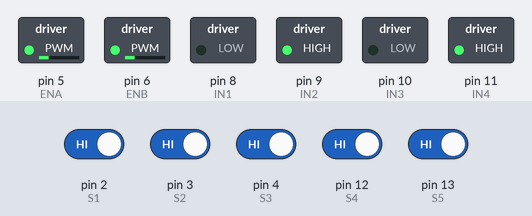
A sketch run on a simulated Arduino Uno, built with avr-gcc and run on an emulated ATmega328P. Parts: switched loads named in the sketch (green lamp = pin HIGH). Inputs (shaded band) come from the test bench; at power-on: pin 2 (S1), pin 3 (S2), pin 4 (S3), pin 12 (S4), pin 13 (S5) HIGH.

Above: at 6.2 s.
6.3 s: pin 2 (S1) driven LOW
At 6.9 s:
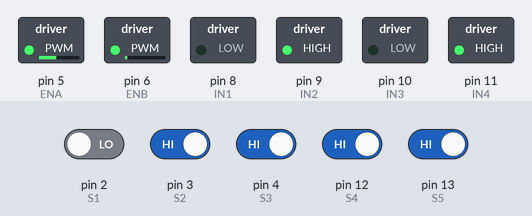
7.9 s: pin 12 (S4) driven LOW
At 8.7 s:
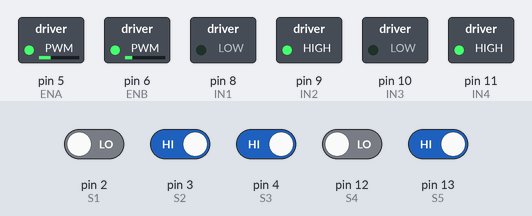
9.4 s: pin 2 (S1) driven HIGH
At 9.9 s:
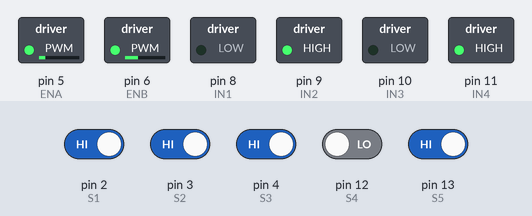
10.9 s: pin 3 (S2) driven LOW
At 12.1 s:
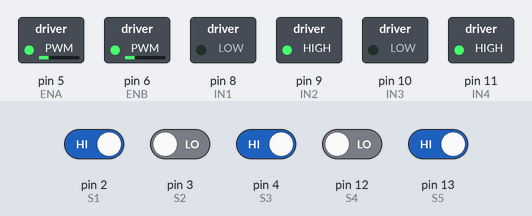
12.4 s: pin 13 (S5) driven LOW
At 13.4 s:
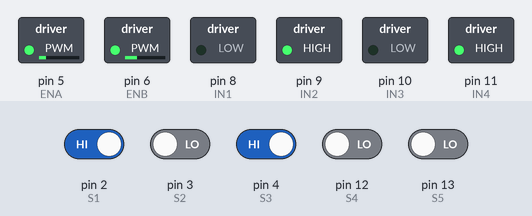
13.9 s: pin 4 (S3) driven LOW
At 14.6 s:
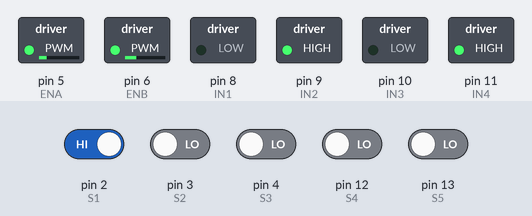
Timing chart, 0 to 16.4 s (numbered marks = the images above; inputs shaded):
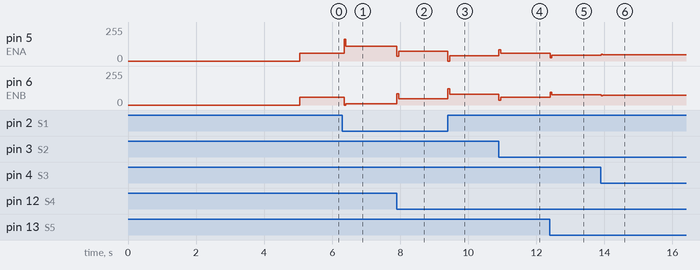

The sketch:

Not_following_robot_1.ino
```cpp
// Motor pins
#define ENA 5
#define IN1 8
#define IN2 9
#define ENB 6
#define IN3 10
#define IN4 11


// Sensor pins
#define S1 2
#define S2 3
#define S3 4
#define S4 12
#define S5 13

int baseSpeed = 60;
int minSpeed = 0;
int maxSpeed = 255;

float Kp = 7;
float Ki = 0.001;
float Kd = 0.4;

float integralLimit = 30.0;

float lastError = 0;
float integral = 0;

unsigned long lastTime = 0;
unsigned long samplingRate = 50; // ms

void setup() {
  pinMode(ENA, OUTPUT);
  pinMode(IN1, OUTPUT);
  pinMode(IN2, OUTPUT);
  pinMode(ENB, OUTPUT);
  pinMode(IN3, OUTPUT);
  pinMode(IN4, OUTPUT);

  pinMode(S1, INPUT);
  pinMode(S2, INPUT);
  pinMode(S3, INPUT);
  pinMode(S4, INPUT);
  pinMode(S5, INPUT);

  digitalWrite(IN1, LOW);
  digitalWrite(IN2, HIGH);
  digitalWrite(IN3, LOW);
  digitalWrite(IN4, HIGH);

  delay(5000);
  lastTime = millis();
}

float getError() {
  int activeCount = 0;
  float weightedSum = 0;

  if (digitalRead(S5) == LOW) { weightedSum += -7; activeCount++; }
  if (digitalRead(S4) == LOW) { weightedSum += -3; activeCount++; }
  if (digitalRead(S3) == LOW) { weightedSum +=  0; activeCount++; }
  if (digitalRead(S2) == LOW) { weightedSum +=  3; activeCount++; }
  if (digitalRead(S1) == LOW) { weightedSum +=  7; activeCount++; }

  return (activeCount > 0) ? (weightedSum / activeCount) : lastError;
}

float PID(float error, float dt) {
  integral += error * dt;
  integral = constrain(integral, -integralLimit, integralLimit);
  float derivative = (error - lastError) / dt;

  return (Kp * error) + (Ki * integral) + (Kd * derivative);
}

void loop() {
  unsigned long currentTime = millis();

  if (currentTime - lastTime < samplingRate) {
    return;
  }

  float dt = (currentTime - lastTime) / 1000.0;
  float error = getError();
  float correction = PID(error, dt);

  int maxSteeringVal = maxSpeed - baseSpeed;
  int steeringVal = constrain(round(correction), -maxSteeringVal, maxSteeringVal);

  int leftSpeed = constrain(baseSpeed + steeringVal, minSpeed, maxSpeed);
  int rightSpeed = constrain(baseSpeed - steeringVal, minSpeed, maxSpeed);

  moveForward(leftSpeed, rightSpeed);

  lastError = error;
  lastTime = currentTime;
}

void moveForward(int leftSpeed, int rightSpeed) {
  analogWrite(ENA, leftSpeed);
  analogWrite(ENB, rightSpeed);

  digitalWrite(IN1, LOW);
  digitalWrite(IN2, HIGH);
  digitalWrite(IN3, LOW);
  digitalWrite(IN4, HIGH);
}
```

Measured:
- after the input at 6.3 s, pin 5 (ENA): 60/255 → 109/255 after 0.05 s; pin 6 (ENB): 60/255 → 11/255 after 0.05 s
- after the input at 7.9 s, pin 5 (ENA): 109/255 → 74/255 at once; pin 6 (ENB): 11/255 → 46/255 at once
- after the input at 9.4 s, pin 5 (ENA): 74/255 → 39/255 at once; pin 6 (ENB): 46/255 → 81/255 at once
- after the input at 10.9 s, pin 5 (ENA): 39/255 → 60/255 at once; pin 6 (ENB): 81/255 → 60/255 at once
- after the input at 12.4 s, pin 5 (ENA): 60/255 → 44/255 at once; pin 6 (ENB): 60/255 → 76/255 at once
- after the input at 13.9 s, pin 5 (ENA): 44/255 → 48/255 at once; pin 6 (ENB): 76/255 → 72/255 at once
